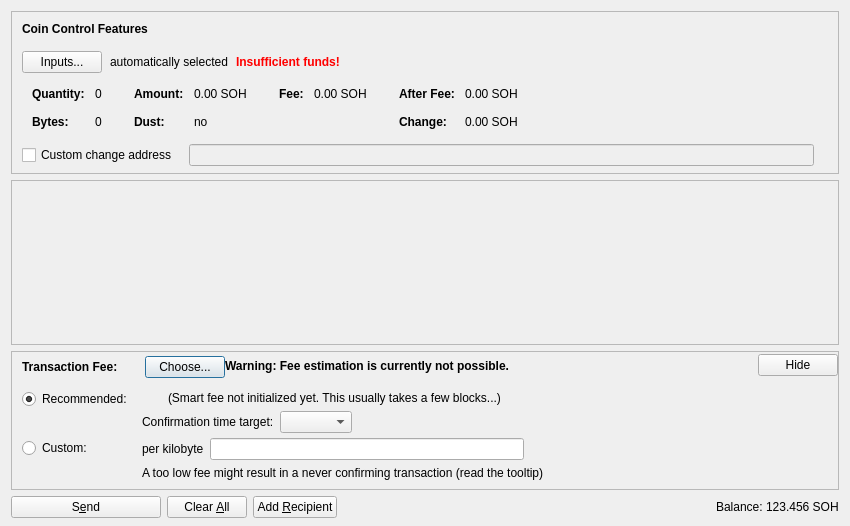
<?xml version="1.0" encoding="UTF-8"?>
<ui version="4.0">
 <class>SendCoinsDialog</class>
 <widget class="QDialog" name="SendCoinsDialog">
  <property name="geometry">
   <rect>
    <x>0</x>
    <y>0</y>
    <width>850</width>
    <height>526</height>
   </rect>
  </property>
  <property name="windowTitle">
   <string>Send Coins</string>
  </property>
  <layout class="QVBoxLayout" name="verticalLayout" stretch="0,1,0,0">
   <property name="bottomMargin">
    <number>8</number>
   </property>
   <item>
    <widget class="QFrame" name="frameCoinControl">
     <property name="sizePolicy">
      <sizepolicy hsizetype="Expanding" vsizetype="Expanding">
       <horstretch>0</horstretch>
       <verstretch>0</verstretch>
      </sizepolicy>
     </property>
     <property name="maximumSize">
      <size>
       <width>16777215</width>
       <height>16777215</height>
      </size>
     </property>
     <property name="frameShape">
      <enum>QFrame::StyledPanel</enum>
     </property>
     <property name="frameShadow">
      <enum>QFrame::Sunken</enum>
     </property>
     <layout class="QVBoxLayout" name="verticalLayoutCoinControl2">
      <property name="spacing">
       <number>0</number>
      </property>
      <property name="leftMargin">
       <number>0</number>
      </property>
      <property name="topMargin">
       <number>0</number>
      </property>
      <property name="rightMargin">
       <number>0</number>
      </property>
      <property name="bottomMargin">
       <number>6</number>
      </property>
      <item>
       <layout class="QVBoxLayout" name="verticalLayoutCoinControl" stretch="0,0,0,0,1">
        <property name="spacing">
         <number>0</number>
        </property>
        <property name="leftMargin">
         <number>10</number>
        </property>
        <property name="topMargin">
         <number>10</number>
        </property>
        <item>
         <layout class="QHBoxLayout" name="horizontalLayoutCoinControl1">
          <property name="bottomMargin">
           <number>15</number>
          </property>
          <item>
           <widget class="QLabel" name="labelCoinControlFeatures">
            <property name="sizePolicy">
             <sizepolicy hsizetype="Preferred" vsizetype="Maximum">
              <horstretch>0</horstretch>
              <verstretch>0</verstretch>
             </sizepolicy>
            </property>
            <property name="font">
             <font>
              <weight>75</weight>
              <bold>true</bold>
             </font>
            </property>
            <property name="styleSheet">
             <string notr="true">font-weight:bold;</string>
            </property>
            <property name="text">
             <string>Coin Control Features</string>
            </property>
           </widget>
          </item>
         </layout>
        </item>
        <item>
         <layout class="QHBoxLayout" name="horizontalLayoutCoinControl2" stretch="0,0,0,0">
          <property name="spacing">
           <number>8</number>
          </property>
          <property name="bottomMargin">
           <number>10</number>
          </property>
          <item>
           <widget class="QPushButton" name="pushButtonCoinControl">
            <property name="styleSheet">
             <string notr="true"/>
            </property>
            <property name="text">
             <string>Inputs...</string>
            </property>
            <property name="autoDefault">
             <bool>false</bool>
            </property>
           </widget>
          </item>
          <item>
           <widget class="QLabel" name="labelCoinControlAutomaticallySelected">
            <property name="text">
             <string>automatically selected</string>
            </property>
            <property name="margin">
             <number>5</number>
            </property>
           </widget>
          </item>
          <item>
           <widget class="QLabel" name="labelCoinControlInsuffFunds">
            <property name="font">
             <font>
              <weight>75</weight>
              <bold>true</bold>
             </font>
            </property>
            <property name="styleSheet">
             <string notr="true">color:red;font-weight:bold;</string>
            </property>
            <property name="text">
             <string>Insufficient funds!</string>
            </property>
            <property name="margin">
             <number>5</number>
            </property>
           </widget>
          </item>
          <item>
           <spacer name="horizontalSpacerCoinControl">
            <property name="orientation">
             <enum>Qt::Horizontal</enum>
            </property>
            <property name="sizeHint" stdset="0">
             <size>
              <width>40</width>
              <height>1</height>
             </size>
            </property>
           </spacer>
          </item>
         </layout>
        </item>
        <item>
         <widget class="QWidget" name="widgetCoinControl" native="true">
          <property name="sizePolicy">
           <sizepolicy hsizetype="Preferred" vsizetype="Preferred">
            <horstretch>0</horstretch>
            <verstretch>0</verstretch>
           </sizepolicy>
          </property>
          <property name="minimumSize">
           <size>
            <width>0</width>
            <height>0</height>
           </size>
          </property>
          <property name="styleSheet">
           <string notr="true"/>
          </property>
          <layout class="QHBoxLayout" name="horizontalLayoutCoinControl5">
           <property name="leftMargin">
            <number>0</number>
           </property>
           <property name="topMargin">
            <number>0</number>
           </property>
           <property name="rightMargin">
            <number>0</number>
           </property>
           <property name="bottomMargin">
            <number>0</number>
           </property>
           <item>
            <layout class="QHBoxLayout" name="horizontalLayoutCoinControl3" stretch="0,0,0,1">
             <property name="spacing">
              <number>20</number>
             </property>
             <property name="topMargin">
              <number>0</number>
             </property>
             <property name="bottomMargin">
              <number>10</number>
             </property>
             <item>
              <layout class="QFormLayout" name="formLayoutCoinControl1">
               <property name="horizontalSpacing">
                <number>10</number>
               </property>
               <property name="verticalSpacing">
                <number>14</number>
               </property>
               <property name="leftMargin">
                <number>10</number>
               </property>
               <property name="topMargin">
                <number>4</number>
               </property>
               <property name="rightMargin">
                <number>6</number>
               </property>
               <item row="0" column="0">
                <widget class="QLabel" name="labelCoinControlQuantityText">
                 <property name="font">
                  <font>
                   <weight>75</weight>
                   <bold>true</bold>
                  </font>
                 </property>
                 <property name="text">
                  <string>Quantity:</string>
                 </property>
                 <property name="margin">
                  <number>0</number>
                 </property>
                </widget>
               </item>
               <item row="0" column="1">
                <widget class="QLabel" name="labelCoinControlQuantity">
                 <property name="cursor">
                  <cursorShape>IBeamCursor</cursorShape>
                 </property>
                 <property name="contextMenuPolicy">
                  <enum>Qt::ActionsContextMenu</enum>
                 </property>
                 <property name="text">
                  <string notr="true">0</string>
                 </property>
                 <property name="margin">
                  <number>0</number>
                 </property>
                 <property name="textInteractionFlags">
                  <set>Qt::LinksAccessibleByMouse|Qt::TextSelectableByKeyboard|Qt::TextSelectableByMouse</set>
                 </property>
                </widget>
               </item>
               <item row="1" column="0">
                <widget class="QLabel" name="labelCoinControlBytesText">
                 <property name="font">
                  <font>
                   <weight>75</weight>
                   <bold>true</bold>
                  </font>
                 </property>
                 <property name="text">
                  <string>Bytes:</string>
                 </property>
                </widget>
               </item>
               <item row="1" column="1">
                <widget class="QLabel" name="labelCoinControlBytes">
                 <property name="cursor">
                  <cursorShape>IBeamCursor</cursorShape>
                 </property>
                 <property name="contextMenuPolicy">
                  <enum>Qt::ActionsContextMenu</enum>
                 </property>
                 <property name="text">
                  <string notr="true">0</string>
                 </property>
                 <property name="textInteractionFlags">
                  <set>Qt::LinksAccessibleByMouse|Qt::TextSelectableByKeyboard|Qt::TextSelectableByMouse</set>
                 </property>
                </widget>
               </item>
              </layout>
             </item>
             <item>
              <layout class="QFormLayout" name="formLayoutCoinControl2">
               <property name="horizontalSpacing">
                <number>10</number>
               </property>
               <property name="verticalSpacing">
                <number>14</number>
               </property>
               <property name="leftMargin">
                <number>6</number>
               </property>
               <property name="topMargin">
                <number>4</number>
               </property>
               <property name="rightMargin">
                <number>6</number>
               </property>
               <item row="0" column="0">
                <widget class="QLabel" name="labelCoinControlAmountText">
                 <property name="font">
                  <font>
                   <weight>75</weight>
                   <bold>true</bold>
                  </font>
                 </property>
                 <property name="text">
                  <string>Amount:</string>
                 </property>
                 <property name="margin">
                  <number>0</number>
                 </property>
                </widget>
               </item>
               <item row="0" column="1">
                <widget class="QLabel" name="labelCoinControlAmount">
                 <property name="cursor">
                  <cursorShape>IBeamCursor</cursorShape>
                 </property>
                 <property name="contextMenuPolicy">
                  <enum>Qt::ActionsContextMenu</enum>
                 </property>
                 <property name="text">
                  <string notr="true">0.00 SOH</string>
                 </property>
                 <property name="textInteractionFlags">
                  <set>Qt::LinksAccessibleByMouse|Qt::TextSelectableByKeyboard|Qt::TextSelectableByMouse</set>
                 </property>
                </widget>
               </item>
               <item row="1" column="0">
                <widget class="QLabel" name="labelCoinControlLowOutputText">
                 <property name="font">
                  <font>
                   <weight>75</weight>
                   <bold>true</bold>
                  </font>
                 </property>
                 <property name="text">
                  <string>Dust:</string>
                 </property>
                </widget>
               </item>
               <item row="1" column="1">
                <widget class="QLabel" name="labelCoinControlLowOutput">
                 <property name="cursor">
                  <cursorShape>IBeamCursor</cursorShape>
                 </property>
                 <property name="contextMenuPolicy">
                  <enum>Qt::ActionsContextMenu</enum>
                 </property>
                 <property name="text">
                  <string notr="true">no</string>
                 </property>
                 <property name="textInteractionFlags">
                  <set>Qt::LinksAccessibleByMouse|Qt::TextSelectableByKeyboard|Qt::TextSelectableByMouse</set>
                 </property>
                </widget>
               </item>
              </layout>
             </item>
             <item>
              <layout class="QFormLayout" name="formLayoutCoinControl3">
               <property name="horizontalSpacing">
                <number>10</number>
               </property>
               <property name="verticalSpacing">
                <number>14</number>
               </property>
               <property name="leftMargin">
                <number>6</number>
               </property>
               <property name="topMargin">
                <number>4</number>
               </property>
               <property name="rightMargin">
                <number>6</number>
               </property>
               <item row="0" column="0">
                <widget class="QLabel" name="labelCoinControlFeeText">
                 <property name="font">
                  <font>
                   <weight>75</weight>
                   <bold>true</bold>
                  </font>
                 </property>
                 <property name="text">
                  <string>Fee:</string>
                 </property>
                 <property name="margin">
                  <number>0</number>
                 </property>
                </widget>
               </item>
               <item row="0" column="1">
                <widget class="QLabel" name="labelCoinControlFee">
                 <property name="cursor">
                  <cursorShape>IBeamCursor</cursorShape>
                 </property>
                 <property name="contextMenuPolicy">
                  <enum>Qt::ActionsContextMenu</enum>
                 </property>
                 <property name="text">
                  <string notr="true">0.00 SOH</string>
                 </property>
                 <property name="textInteractionFlags">
                  <set>Qt::LinksAccessibleByMouse|Qt::TextSelectableByKeyboard|Qt::TextSelectableByMouse</set>
                 </property>
                </widget>
               </item>
              </layout>
             </item>
             <item>
              <layout class="QFormLayout" name="formLayoutCoinControl4">
               <property name="horizontalSpacing">
                <number>10</number>
               </property>
               <property name="verticalSpacing">
                <number>14</number>
               </property>
               <property name="leftMargin">
                <number>6</number>
               </property>
               <property name="topMargin">
                <number>4</number>
               </property>
               <property name="rightMargin">
                <number>6</number>
               </property>
               <item row="0" column="0">
                <widget class="QLabel" name="labelCoinControlAfterFeeText">
                 <property name="font">
                  <font>
                   <weight>75</weight>
                   <bold>true</bold>
                  </font>
                 </property>
                 <property name="text">
                  <string>After Fee:</string>
                 </property>
                 <property name="margin">
                  <number>0</number>
                 </property>
                </widget>
               </item>
               <item row="0" column="1">
                <widget class="QLabel" name="labelCoinControlAfterFee">
                 <property name="cursor">
                  <cursorShape>IBeamCursor</cursorShape>
                 </property>
                 <property name="contextMenuPolicy">
                  <enum>Qt::ActionsContextMenu</enum>
                 </property>
                 <property name="text">
                  <string notr="true">0.00 SOH</string>
                 </property>
                 <property name="textInteractionFlags">
                  <set>Qt::LinksAccessibleByMouse|Qt::TextSelectableByKeyboard|Qt::TextSelectableByMouse</set>
                 </property>
                </widget>
               </item>
               <item row="1" column="0">
                <widget class="QLabel" name="labelCoinControlChangeText">
                 <property name="font">
                  <font>
                   <weight>75</weight>
                   <bold>true</bold>
                  </font>
                 </property>
                 <property name="text">
                  <string>Change:</string>
                 </property>
                </widget>
               </item>
               <item row="1" column="1">
                <widget class="QLabel" name="labelCoinControlChange">
                 <property name="cursor">
                  <cursorShape>IBeamCursor</cursorShape>
                 </property>
                 <property name="contextMenuPolicy">
                  <enum>Qt::ActionsContextMenu</enum>
                 </property>
                 <property name="text">
                  <string notr="true">0.00 SOH</string>
                 </property>
                 <property name="textInteractionFlags">
                  <set>Qt::LinksAccessibleByMouse|Qt::TextSelectableByKeyboard|Qt::TextSelectableByMouse</set>
                 </property>
                </widget>
               </item>
              </layout>
             </item>
            </layout>
           </item>
          </layout>
         </widget>
        </item>
        <item>
         <layout class="QHBoxLayout" name="horizontalLayoutCoinControl4" stretch="0,0,0">
          <property name="spacing">
           <number>12</number>
          </property>
          <property name="sizeConstraint">
           <enum>QLayout::SetDefaultConstraint</enum>
          </property>
          <property name="topMargin">
           <number>5</number>
          </property>
          <property name="rightMargin">
           <number>5</number>
          </property>
          <item>
           <widget class="QCheckBox" name="checkBoxCoinControlChange">
            <property name="toolTip">
             <string>If this is activated, but the change address is empty or invalid, change will be sent to a newly generated address.</string>
            </property>
            <property name="text">
             <string>Custom change address</string>
            </property>
           </widget>
          </item>
          <item>
           <widget class="QValidatedLineEdit" name="lineEditCoinControlChange">
            <property name="enabled">
             <bool>false</bool>
            </property>
            <property name="sizePolicy">
             <sizepolicy hsizetype="Expanding" vsizetype="Fixed">
              <horstretch>0</horstretch>
              <verstretch>0</verstretch>
             </sizepolicy>
            </property>
           </widget>
          </item>
          <item>
           <widget class="QLabel" name="labelCoinControlChangeLabel">
            <property name="sizePolicy">
             <sizepolicy hsizetype="Preferred" vsizetype="Expanding">
              <horstretch>0</horstretch>
              <verstretch>0</verstretch>
             </sizepolicy>
            </property>
            <property name="minimumSize">
             <size>
              <width>0</width>
              <height>0</height>
             </size>
            </property>
            <property name="text">
             <string/>
            </property>
            <property name="margin">
             <number>3</number>
            </property>
           </widget>
          </item>
         </layout>
        </item>
        <item>
         <spacer name="verticalSpacerCoinControl">
          <property name="orientation">
           <enum>Qt::Vertical</enum>
          </property>
          <property name="sizeHint" stdset="0">
           <size>
            <width>800</width>
            <height>1</height>
           </size>
          </property>
         </spacer>
        </item>
       </layout>
      </item>
     </layout>
    </widget>
   </item>
   <item>
    <widget class="QScrollArea" name="scrollArea">
     <property name="widgetResizable">
      <bool>true</bool>
     </property>
     <widget class="QWidget" name="scrollAreaWidgetContents">
      <property name="geometry">
       <rect>
        <x>0</x>
        <y>0</y>
        <width>830</width>
        <height>104</height>
       </rect>
      </property>
      <layout class="QVBoxLayout" name="verticalLayout_2" stretch="0,1">
       <property name="leftMargin">
        <number>0</number>
       </property>
       <property name="topMargin">
        <number>0</number>
       </property>
       <property name="rightMargin">
        <number>0</number>
       </property>
       <property name="bottomMargin">
        <number>0</number>
       </property>
       <item>
        <layout class="QVBoxLayout" name="entries">
         <property name="spacing">
          <number>6</number>
         </property>
        </layout>
       </item>
       <item>
        <spacer name="verticalSpacer">
         <property name="orientation">
          <enum>Qt::Vertical</enum>
         </property>
         <property name="sizeHint" stdset="0">
          <size>
           <width>20</width>
           <height>40</height>
          </size>
         </property>
        </spacer>
       </item>
      </layout>
     </widget>
    </widget>
   </item>
   <item>
    <widget class="QFrame" name="frameFee">
     <property name="sizePolicy">
      <sizepolicy hsizetype="Expanding" vsizetype="Expanding">
       <horstretch>0</horstretch>
       <verstretch>0</verstretch>
      </sizepolicy>
     </property>
     <property name="maximumSize">
      <size>
       <width>16777215</width>
       <height>16777215</height>
      </size>
     </property>
     <property name="frameShape">
      <enum>QFrame::StyledPanel</enum>
     </property>
     <property name="frameShadow">
      <enum>QFrame::Sunken</enum>
     </property>
     <layout class="QVBoxLayout" name="verticalLayoutFee1">
      <property name="spacing">
       <number>0</number>
      </property>
      <property name="leftMargin">
       <number>0</number>
      </property>
      <property name="topMargin">
       <number>0</number>
      </property>
      <property name="rightMargin">
       <number>0</number>
      </property>
      <property name="bottomMargin">
       <number>0</number>
      </property>
      <item>
       <layout class="QVBoxLayout" name="verticalLayoutFee2" stretch="0,0,0">
        <property name="spacing">
         <number>0</number>
        </property>
        <property name="leftMargin">
         <number>10</number>
        </property>
        <property name="topMargin">
         <number>0</number>
        </property>
        <item>
         <layout class="QHBoxLayout" name="horizontalLayoutFee1">
          <property name="bottomMargin">
           <number>0</number>
          </property>
          <item>
           <layout class="QVBoxLayout" name="verticalLayoutFee7">
            <property name="spacing">
             <number>0</number>
            </property>
            <item>
             <spacer name="verticalSpacerSmartFee">
              <property name="orientation">
               <enum>Qt::Vertical</enum>
              </property>
              <property name="sizeType">
               <enum>QSizePolicy::Fixed</enum>
              </property>
              <property name="sizeHint" stdset="0">
               <size>
                <width>1</width>
                <height>4</height>
               </size>
              </property>
             </spacer>
            </item>
            <item>
             <layout class="QHBoxLayout" name="horizontalLayoutSmartFee">
              <property name="spacing">
               <number>10</number>
              </property>
              <item>
               <widget class="QLabel" name="labelFeeHeadline">
                <property name="sizePolicy">
                 <sizepolicy hsizetype="Preferred" vsizetype="Maximum">
                  <horstretch>0</horstretch>
                  <verstretch>0</verstretch>
                 </sizepolicy>
                </property>
                <property name="font">
                 <font>
                  <weight>75</weight>
                  <bold>true</bold>
                 </font>
                </property>
                <property name="styleSheet">
                 <string notr="true">font-weight:bold;</string>
                </property>
                <property name="text">
                 <string>Transaction Fee:</string>
                </property>
               </widget>
              </item>
              <item>
               <widget class="QLabel" name="labelFeeMinimized">
                <property name="text">
                 <string/>
                </property>
               </widget>
              </item>
              <item>
               <widget class="QPushButton" name="buttonChooseFee">
                <property name="text">
                 <string>Choose...</string>
                </property>
               </widget>
              </item>
             </layout>
            </item>
            <item>
             <spacer name="verticalSpacer_5">
              <property name="orientation">
               <enum>Qt::Vertical</enum>
              </property>
              <property name="sizeHint" stdset="0">
               <size>
                <width>1</width>
                <height>1</height>
               </size>
              </property>
             </spacer>
            </item>
           </layout>
          </item>
          <item>
           <widget class="QLabel" name="fallbackFeeWarningLabel">
            <property name="toolTip">
             <string>Using the fallbackfee can result in sending a transaction that will take several hours or days (or never) to confirm. Consider choosing your fee manually or wait until you have validated the complete chain.</string>
            </property>
            <property name="font">
            <font>
                <weight>75</weight>
                <bold>true</bold>
            </font>
            </property>
            <property name="text">
             <string>Warning: Fee estimation is currently not possible.</string>
            </property>
            <property name="wordWrap">
             <bool>false</bool>
            </property>
           </widget>
          </item>
          <item>
           <spacer name="horizontalSpacer_4">
            <property name="orientation">
             <enum>Qt::Horizontal</enum>
            </property>
            <property name="sizeType">
             <enum>QSizePolicy::MinimumExpanding</enum>
            </property>
            <property name="sizeHint" stdset="0">
             <size>
              <width>40</width>
              <height>20</height>
             </size>
            </property>
           </spacer>
          </item>
          <item>
           <widget class="QPushButton" name="buttonMinimizeFee">
            <property name="toolTip">
             <string>collapse fee-settings</string>
            </property>
            <property name="text">
             <string>Hide</string>
            </property>
           </widget>
          </item>
         </layout>
        </item>
        <item>
         <widget class="QFrame" name="frameFeeSelection">
          <layout class="QVBoxLayout" name="verticalLayoutFee12">
           <property name="spacing">
            <number>0</number>
           </property>
           <property name="leftMargin">
            <number>0</number>
           </property>
           <property name="topMargin">
            <number>0</number>
           </property>
           <property name="rightMargin">
            <number>0</number>
           </property>
           <property name="bottomMargin">
            <number>0</number>
           </property>
           <item>
            <layout class="QGridLayout" name="gridLayoutFee">
             <property name="topMargin">
              <number>10</number>
             </property>
             <property name="bottomMargin">
              <number>4</number>
             </property>
             <property name="horizontalSpacing">
              <number>10</number>
             </property>
             <property name="verticalSpacing">
              <number>4</number>
             </property>
             <item row="1" column="1">
              <layout class="QVBoxLayout" name="verticalLayoutFee8">
               <property name="spacing">
                <number>6</number>
               </property>
               <item>
                <layout class="QHBoxLayout" name="horizontalLayoutFee13">
                 <item>
                  <widget class="QLabel" name="labelCustomPerKilobyte">
                   <property name="toolTip">
                    <string>Specify a custom fee per kB (1,000 bytes) of the transaction's virtual size.

Note:  Since the fee is calculated on a per-byte basis, a fee of "100 satoshis per kB" for a transaction size of 500 bytes (half of 1 kB) would ultimately yield a fee of only 50 satoshis.</string>
                   </property>
                   <property name="text">
                    <string>per kilobyte</string>
                   </property>
                  </widget>
                 </item>
                 <item>
                  <widget class="BitcoinAmountField" name="customFee"/>
                 </item>
                 <item>
                  <spacer name="horizontalSpacer_6">
                   <property name="orientation">
                    <enum>Qt::Horizontal</enum>
                   </property>
                   <property name="sizeHint" stdset="0">
                    <size>
                     <width>1</width>
                     <height>1</height>
                    </size>
                   </property>
                  </spacer>
                 </item>
                </layout>
               </item>
               <item>
                <layout class="QHBoxLayout" name="horizontalLayoutFee8">
                 <item>
                  <widget class="QLabel" name="labelCustomFeeWarning">
                   <property name="enabled">
                    <bool>true</bool>
                   </property>
                   <property name="toolTip">
                    <string>When there is less transaction volume than space in the blocks, miners as well as relaying nodes may enforce a minimum fee. Paying only this minimum fee is just fine, but be aware that this can result in a never confirming transaction once there is more demand for stohn transactions than the network can process.</string>
                   </property>
                   <property name="text">
                    <string>A too low fee might result in a never confirming transaction (read the tooltip)</string>
                   </property>
                  </widget>
                 </item>
                 <item>
                  <spacer name="horizontalSpacer_2">
                   <property name="orientation">
                    <enum>Qt::Horizontal</enum>
                   </property>
                   <property name="sizeHint" stdset="0">
                    <size>
                     <width>1</width>
                     <height>1</height>
                    </size>
                   </property>
                  </spacer>
                 </item>
                </layout>
               </item>
              </layout>
             </item>
             <item row="0" column="0">
              <layout class="QVBoxLayout" name="verticalLayoutFee4" stretch="0,1">
               <item>
                <widget class="QRadioButton" name="radioSmartFee">
                 <property name="text">
                  <string>Recommended:</string>
                 </property>
                 <property name="checked">
                  <bool>true</bool>
                 </property>
                 <attribute name="buttonGroup">
                  <string notr="true">groupFee</string>
                 </attribute>
                </widget>
               </item>
               <item>
                <spacer name="verticalSpacer_2">
                 <property name="orientation">
                  <enum>Qt::Vertical</enum>
                 </property>
                 <property name="sizeHint" stdset="0">
                  <size>
                   <width>1</width>
                   <height>1</height>
                  </size>
                 </property>
                </spacer>
               </item>
              </layout>
             </item>
             <item row="1" column="0">
              <layout class="QVBoxLayout" name="verticalLayoutFee9" stretch="0,1">
               <item>
                <widget class="QRadioButton" name="radioCustomFee">
                 <property name="text">
                  <string>Custom:</string>
                 </property>
                 <attribute name="buttonGroup">
                  <string notr="true">groupFee</string>
                 </attribute>
                </widget>
               </item>
               <item>
                <spacer name="verticalSpacer_6">
                 <property name="orientation">
                  <enum>Qt::Vertical</enum>
                 </property>
                 <property name="sizeHint" stdset="0">
                  <size>
                   <width>1</width>
                   <height>1</height>
                  </size>
                 </property>
                </spacer>
               </item>
              </layout>
             </item>
             <item row="0" column="1">
              <layout class="QVBoxLayout" name="verticalLayoutFee3" stretch="0,0,1">
               <property name="spacing">
                <number>6</number>
               </property>
               <property name="topMargin">
                <number>2</number>
               </property>
               <item>
                <layout class="QHBoxLayout" name="horizontalLayoutFee12">
                 <item>
                  <widget class="QLabel" name="labelSmartFee">
                   <property name="text">
                    <string/>
                   </property>
                  </widget>
                 </item>
                 <item>
                  <widget class="QLabel" name="labelFeeEstimation">
                   <property name="text">
                    <string/>
                   </property>
                  </widget>
                 </item>
                 <item>
                  <widget class="QLabel" name="labelSmartFee2">
                   <property name="text">
                    <string>(Smart fee not initialized yet. This usually takes a few blocks...)</string>
                   </property>
                  </widget>
                 </item>
                 <item>
                  <spacer name="horizontalSpacer_5">
                   <property name="orientation">
                    <enum>Qt::Horizontal</enum>
                   </property>
                   <property name="sizeHint" stdset="0">
                    <size>
                     <width>1</width>
                     <height>1</height>
                    </size>
                   </property>
                  </spacer>
                 </item>
                </layout>
               </item>
               <item>
                <layout class="QHBoxLayout" name="horizontalLayoutFee9">
                 <item>
                  <layout class="QVBoxLayout" name="verticalLayoutFee6">
                   <item>
                    <widget class="QLabel" name="labelSmartFee3">
                     <property name="text">
                      <string>Confirmation time target:</string>
                     </property>
                    </widget>
                   </item>
                  </layout>
                 </item>
                 <item>
                  <layout class="QVBoxLayout" name="verticalLayoutFee5">
                   <property name="rightMargin">
                    <number>30</number>
                   </property>
                   <item>
                    <layout class="QHBoxLayout" name="horizontalLayoutConfTarget">
                     <property name="bottomMargin">
                      <number>0</number>
                     </property>
                     <item>
                      <widget class="QComboBox" name="confTargetSelector"/>
                     </item>
                     <item>
                      <spacer name="horizontalSpacerConfTarget">
                       <property name="orientation">
                        <enum>Qt::Horizontal</enum>
                       </property>
                       <property name="sizeHint" stdset="0">
                        <size>
                         <width>40</width>
                         <height>20</height>
                        </size>
                       </property>
                      </spacer>
                     </item>
                    </layout>
                   </item>
                  </layout>
                 </item>
                </layout>
               </item>
               <item>
                <spacer name="verticalSpacer_4">
                 <property name="orientation">
                  <enum>Qt::Vertical</enum>
                 </property>
                 <property name="sizeHint" stdset="0">
                  <size>
                   <width>1</width>
                   <height>1</height>
                  </size>
                 </property>
                </spacer>
               </item>
              </layout>
             </item>
            </layout>
           </item>
          </layout>
         </widget>
        </item>
        <item>
         <spacer name="verticalSpacerFee">
          <property name="orientation">
           <enum>Qt::Vertical</enum>
          </property>
          <property name="sizeHint" stdset="0">
           <size>
            <width>40</width>
            <height>5</height>
           </size>
          </property>
         </spacer>
        </item>
       </layout>
      </item>
     </layout>
    </widget>
   </item>
   <item>
    <layout class="QHBoxLayout" name="horizontalLayout">
     <item>
      <widget class="QPushButton" name="sendButton">
       <property name="minimumSize">
        <size>
         <width>150</width>
         <height>0</height>
        </size>
       </property>
       <property name="toolTip">
        <string>Confirm the send action</string>
       </property>
       <property name="text">
        <string>S&amp;end</string>
       </property>
       <property name="icon">
        <iconset resource="../bitcoin.qrc">
         <normaloff>:/icons/send</normaloff>:/icons/send</iconset>
       </property>
       <property name="autoDefault">
        <bool>false</bool>
       </property>
       <property name="default">
        <bool>false</bool>
       </property>
      </widget>
     </item>
     <item>
      <widget class="QPushButton" name="clearButton">
       <property name="sizePolicy">
        <sizepolicy hsizetype="Minimum" vsizetype="Fixed">
         <horstretch>0</horstretch>
         <verstretch>0</verstretch>
        </sizepolicy>
       </property>
       <property name="toolTip">
        <string>Clear all fields of the form.</string>
       </property>
       <property name="text">
        <string>Clear &amp;All</string>
       </property>
       <property name="icon">
        <iconset resource="../bitcoin.qrc">
         <normaloff>:/icons/remove</normaloff>:/icons/remove</iconset>
       </property>
       <property name="autoDefault">
        <bool>false</bool>
       </property>
      </widget>
     </item>
     <item>
      <widget class="QPushButton" name="addButton">
       <property name="toolTip">
        <string>Send to multiple recipients at once</string>
       </property>
       <property name="text">
        <string>Add &amp;Recipient</string>
       </property>
       <property name="icon">
        <iconset resource="../bitcoin.qrc">
         <normaloff>:/icons/add</normaloff>:/icons/add</iconset>
       </property>
       <property name="autoDefault">
        <bool>false</bool>
       </property>
      </widget>
     </item>
     <item>
      <spacer name="horizontalSpacer">
       <property name="orientation">
        <enum>Qt::Horizontal</enum>
       </property>
       <property name="sizeHint" stdset="0">
        <size>
         <width>40</width>
         <height>20</height>
        </size>
       </property>
      </spacer>
     </item>
     <item>
      <layout class="QHBoxLayout" name="horizontalLayout_2">
       <property name="spacing">
        <number>3</number>
       </property>
       <item>
        <widget class="QLabel" name="label">
         <property name="sizePolicy">
          <sizepolicy hsizetype="Preferred" vsizetype="Fixed">
           <horstretch>0</horstretch>
           <verstretch>0</verstretch>
          </sizepolicy>
         </property>
         <property name="text">
          <string>Balance:</string>
         </property>
        </widget>
       </item>
       <item>
        <widget class="QLabel" name="labelBalance">
         <property name="sizePolicy">
          <sizepolicy hsizetype="Preferred" vsizetype="Fixed">
           <horstretch>0</horstretch>
           <verstretch>0</verstretch>
          </sizepolicy>
         </property>
         <property name="cursor">
          <cursorShape>IBeamCursor</cursorShape>
         </property>
         <property name="text">
          <string notr="true">123.456 SOH</string>
         </property>
         <property name="textInteractionFlags">
          <set>Qt::LinksAccessibleByMouse|Qt::TextSelectableByKeyboard|Qt::TextSelectableByMouse</set>
         </property>
        </widget>
       </item>
      </layout>
     </item>
    </layout>
   </item>
  </layout>
 </widget>
 <customwidgets>
  <customwidget>
   <class>QValidatedLineEdit</class>
   <extends>QLineEdit</extends>
   <header>qt/qvalidatedlineedit.h</header>
  </customwidget>
  <customwidget>
   <class>BitcoinAmountField</class>
   <extends>QLineEdit</extends>
   <header>qt/bitcoinamountfield.h</header>
   <container>1</container>
  </customwidget>
 </customwidgets>
 <resources>
  <include location="../bitcoin.qrc"/>
 </resources>
 <connections/>
 <buttongroups>
  <buttongroup name="groupFee"/>
 </buttongroups>
</ui>
